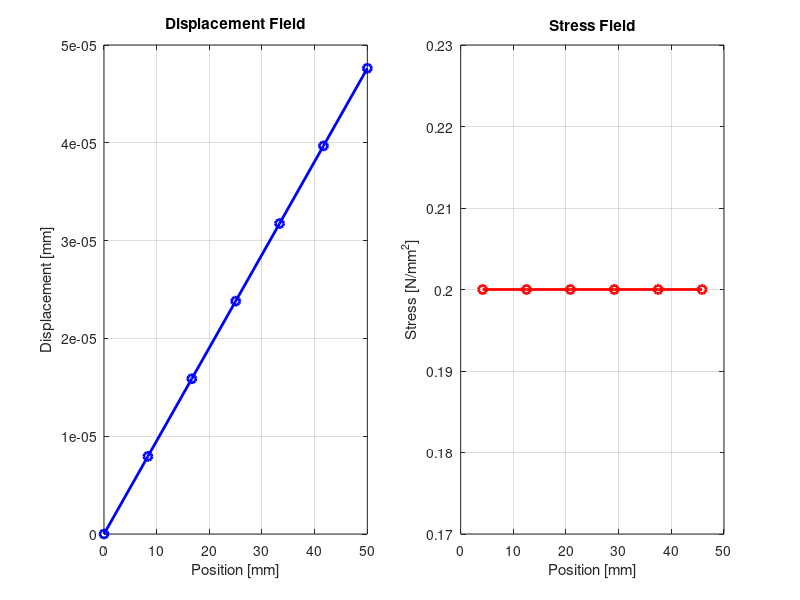

Here is the MATLAB script that generated this plot: (Note: this script raises an error after producing the figure.)
% Main function
function OneDimensionalFEM()
    % Default parameters from Task 5.3
    E = 210000; % Young's modulus [N/mm^2]
    A = 25; % Cross section area [mm^2]
    L = 50; % Length of bar [mm]
    n_elements = 6; % Number of elements

    % Create mesh
    n_nodes = n_elements + 1;
    nodes = linspace(0, L, n_nodes);

    % Initialize global stiffness matrix and force vector
    K = zeros(n_nodes, n_nodes);
    f = zeros(n_nodes, 1);

    % Assemble system
    for e = 1:n_elements
        % Get element nodes
        node1 = nodes(e);
        node2 = nodes(e+1);

        % Calculate element length
        le = node2 - node1;

        % Calculate element stiffness matrix
        Ke = (E * A / le) * [1 -1; -1 1];

        % Global indices
        indices = [e, e+1];

        % Assembly
        K(indices, indices) = K(indices, indices) + Ke;
    end

    % Apply boundary conditions (Change values as per preference)
    % Example: Dirichlet BC on node 4, von Neumann on last node
    %bc_type = 'fixed-other';
    %bc_values = struct('fixed_nodes', [4], 'fixed_values', [0.00002], 'force_nodes', n_nodes, 'force_values', 5);

    %For initial condition given in pdf, look below example
    bc_type = 'fixed-force';
    bc_values = struct('fixed_nodes', 1, 'fixed_values', 0, 'force_nodes', n_nodes, 'force_values', 5);


    [K_reduced, f_reduced, free_dofs] = apply_boundary_conditions(K, f, bc_type, bc_values, n_nodes);

    % Solve system
    u_reduced = K_reduced \ f_reduced;

    % Recover full displacement vector
    u = zeros(n_nodes, 1);
    u(free_dofs) = u_reduced;

    % Calculate stresses
    [stress, x_stress] = calculate_stress(nodes, u, E, A, n_elements);

    % Plot results
    plot_results(nodes, u, x_stress, stress, bc_type);
end

% Function to apply boundary conditions
function [K_reduced, f_reduced, free_dofs] = apply_boundary_conditions(K, f, bc_type, bc_values, n_nodes)
    switch bc_type
        case 'fixed-force'
            fixed_nodes = bc_values.fixed_nodes;
            force_nodes = bc_values.force_nodes;
            force_values = bc_values.force_values;

            % Apply force boundary condition
            f(force_nodes) = force_values;

            % Remove fixed DOFs
            free_dofs = setdiff(1:n_nodes, fixed_nodes);
            K_reduced = K(free_dofs, free_dofs);
            f_reduced = f(free_dofs);

        case 'fixed-other'
            fixed_nodes = bc_values.fixed_nodes; % Node with Dirichlet BC
            fixed_values = bc_values.fixed_values; % Value for the Dirichlet BC
            force_nodes = bc_values.force_nodes;
            force_values = bc_values.force_values;

            % Apply force boundary conditions
            f(force_nodes) = force_values;

            % Modify stiffness matrix and force vector for Dirichlet BC
            for i = 1:length(fixed_nodes)
                node = fixed_nodes(i);
                value = fixed_values(i);
                f = f - K(:, node) * value; % Adjust RHS
                f(node) = value; % Directly set RHS for fixed node
                K(node, :) = 0; % Zero row
                K(:, node) = 0; % Zero column
                K(node, node) = 1; % Diagonal set to 1
            end

            free_dofs = setdiff(1:n_nodes, fixed_nodes);
            K_reduced = K(free_dofs, free_dofs);
            f_reduced = f(free_dofs);
    end
end

% Function to calculate stresses
function [stress, x_stress] = calculate_stress(nodes, u, E, A, n_elements)
    x_stress = zeros(n_elements, 1);
    stress = zeros(n_elements, 1);
    for e = 1:n_elements
        % Element center for stress calculation
        x_stress(e) = (nodes(e) + nodes(e+1)) / 2;

        % Calculate strain and stress
        strain = (u(e+1) - u(e)) / (nodes(e+1) - nodes(e));
        stress(e) = E * strain;
    end
end

% Function to plot results
function plot_results(nodes, u, x_stress, stress, bc_type)
    figure('Position', [100 100 1000 400])

    % Plot displacement
    subplot(1, 2, 1)
    plot(nodes, u, 'b-o', 'LineWidth', 2)
    grid on
    xlabel('Position [mm]')
    ylabel('Displacement [mm]')
    title('Displacement Field')

    % Plot stress
    subplot(1, 2, 2)
    plot(x_stress, stress, 'r-o', 'LineWidth', 2)
    grid on
    xlabel('Position [mm]')
    ylabel('Stress [N/mm^2]')
    title('Stress Field')

    % Add title based on boundary conditions
    sgtitle(['1D FEM Analysis: ' strrep(bc_type, '-', ' ')]);
end
